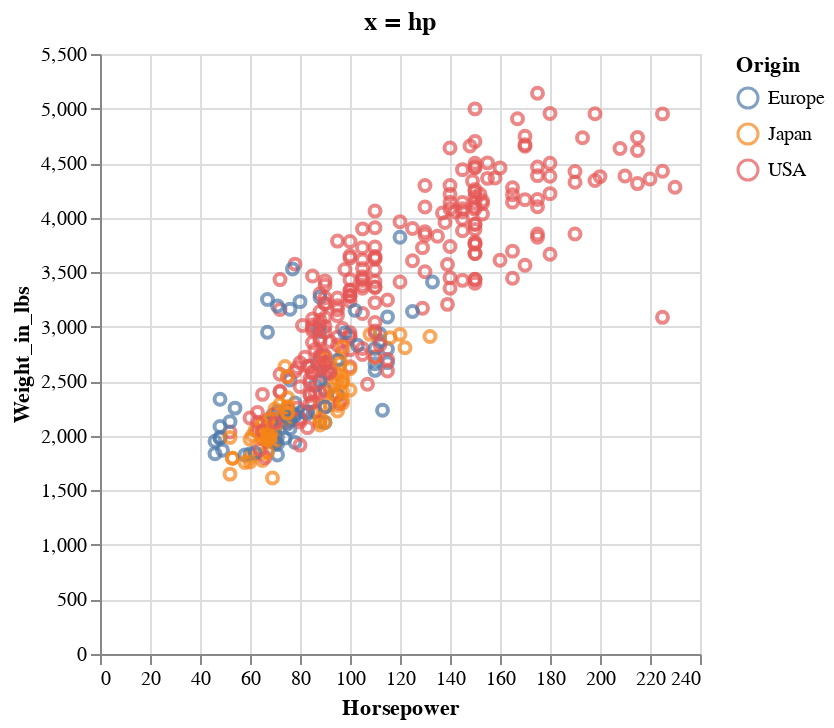

Source (notebook cell):
### Markdown cell above
If a variable is shared between two figures,
it is a good idea to have it on the same axis.
This makes it easier to compare the relationship
with the previous plot.

### Code cell
hp_weight = alt.Chart(cars, title='x = hp').mark_point().encode(
    x=alt.X('Horsepower'),
    y=alt.Y('Weight_in_lbs'),
    color='Origin'
)
hp_weight

### Figure 1 — Vega specification as saved in the notebook (floating-point values rounded to 4 significant figures; data arrays with more than 128 entries replaced by an {"elided": "..."} marker saying what was removed)
{"$schema": "https://vega.github.io/schema/vega/v5.json", "data": [{"name": "source_0", "values": {"elided": "400 records"}}, {"name": "source_0_x_domain_Horsepower", "values": [{"min": 46.0, "max": 230.0}]}, {"name": "source_0_y_domain_Weight_in_lbs", "values": [{"min": 1613, "max": 5140}]}, {"name": "source_0_color_domain_Origin", "values": [{"Origin": "USA"}, {"Origin": "Europe"}, {"Origin": "Japan"}]}], "marks": [{"type": "symbol", "name": "marks", "from": {"data": "source_0"}, "encode": {"update": {"x": {"field": "Horsepower", "scale": "x"}, "y": {"field": "Weight_in_lbs", "scale": "y"}, "fill": {"value": "transparent"}, "opacity": {"value": 0.7}, "stroke": {"field": "Origin", "scale": "color"}}}, "style": ["point"]}], "scales": [{"name": "x", "type": "linear", "domain": [{"signal": "(data(\"source_0_x_domain_Horsepower\")[0] || {}).min"}, {"signal": "(data(\"source_0_x_domain_Horsepower\")[0] || {}).max"}], "range": [0, {"signal": "width"}], "zero": true, "nice": true}, {"name": "y", "type": "linear", "domain": [{"signal": "(data(\"source_0_y_domain_Weight_in_lbs\")[0] || {}).min"}, {"signal": "(data(\"source_0_y_domain_Weight_in_lbs\")[0] || {}).max"}], "range": [{"signal": "height"}, 0], "nice": true, "zero": true}, {"name": "color", "type": "ordinal", "domain": {"data": "source_0_color_domain_Origin", "field": "Origin", "sort": true}, "range": "category"}], "axes": [{"scale": "x", "gridScale": "y", "grid": true, "ticks": false, "zindex": 0, "domain": false, "orient": "bottom", "labels": false, "minExtent": 0, "maxExtent": 0, "tickCount": {"signal": "ceil(width/40)"}, "aria": false}, {"scale": "y", "domain": false, "aria": false, "grid": true, "ticks": false, "gridScale": "x", "minExtent": 0, "orient": "left", "tickCount": {"signal": "ceil(height/40)"}, "maxExtent": 0, "zindex": 0, "labels": false}, {"scale": "x", "orient": "bottom", "grid": false, "title": "Horsepower", "labelFlush": true, "zindex": 0, "labelOverlap": true, "tickCount": {"signal": "ceil(width/40)"}}, {"scale": "y", "tickCount": {"signal": "ceil(height/40)"}, "title": "Weight_in_lbs", "zindex": 0, "grid": false, "orient": "left", "labelOverlap": true}], "title": {"text": "x = hp", "frame": "group"}, "height": 300, "width": 300, "background": "white", "style": "cell", "legends": [{"stroke": "color", "symbolType": "circle", "title": "Origin", "encode": {"symbols": {"update": {"fill": {"value": "transparent"}, "opacity": {"value": 0.7}}}}}], "padding": 5}
